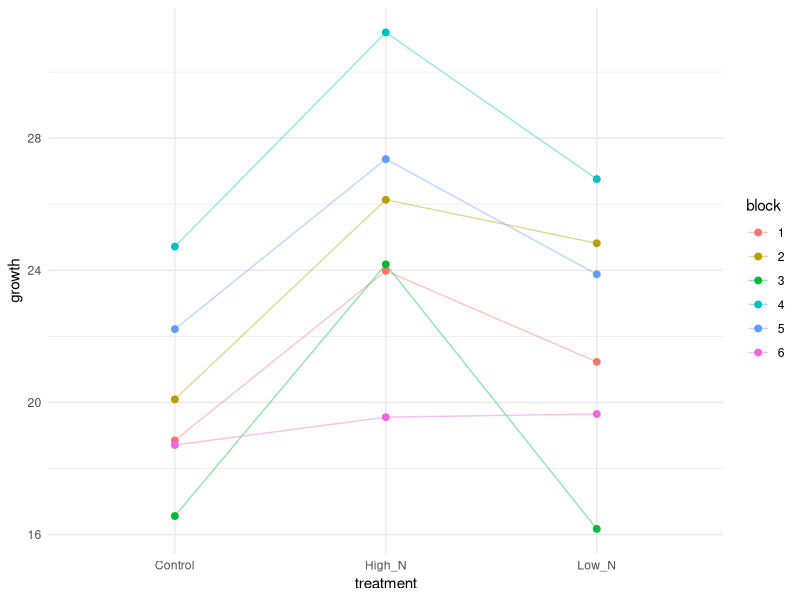

Reproduce this figure in R.
## ---- chunk 1
#| label: setup
library(tidyverse)
set.seed(1)
## ---- chunk 2
#| label: simulate-rcbd
n_blocks <- 6
treatments <- c("Control", "Low_N", "High_N")

design <- expand_grid(block = factor(1:n_blocks), treatment = treatments)

block_effect <- rnorm(n_blocks, mean = 0, sd = 3)
names(block_effect) <- levels(design$block)

design <- design |>
  mutate(
    trt_effect = case_when(
      treatment == "Control" ~ 0,
      treatment == "Low_N"   ~ 2,
      treatment == "High_N"  ~ 5
    ),
    growth = 20 + trt_effect + block_effect[as.character(block)] +
      rnorm(n(), 0, 1.5)
  )

design
## ---- chunk 3
#| label: fig-rcbd
#| fig-cap: "Simulated growth by treatment, colored by block"
ggplot(design, aes(treatment, growth, color = block, group = block)) +
  geom_point(size = 2) +
  geom_line(alpha = 0.4) +
  theme_minimal()
## ---- chunk 4
m_naive  <- aov(growth ~ treatment, data = design)
m_blocked <- aov(growth ~ treatment + block, data = design)

summary(m_naive)
summary(m_blocked)
